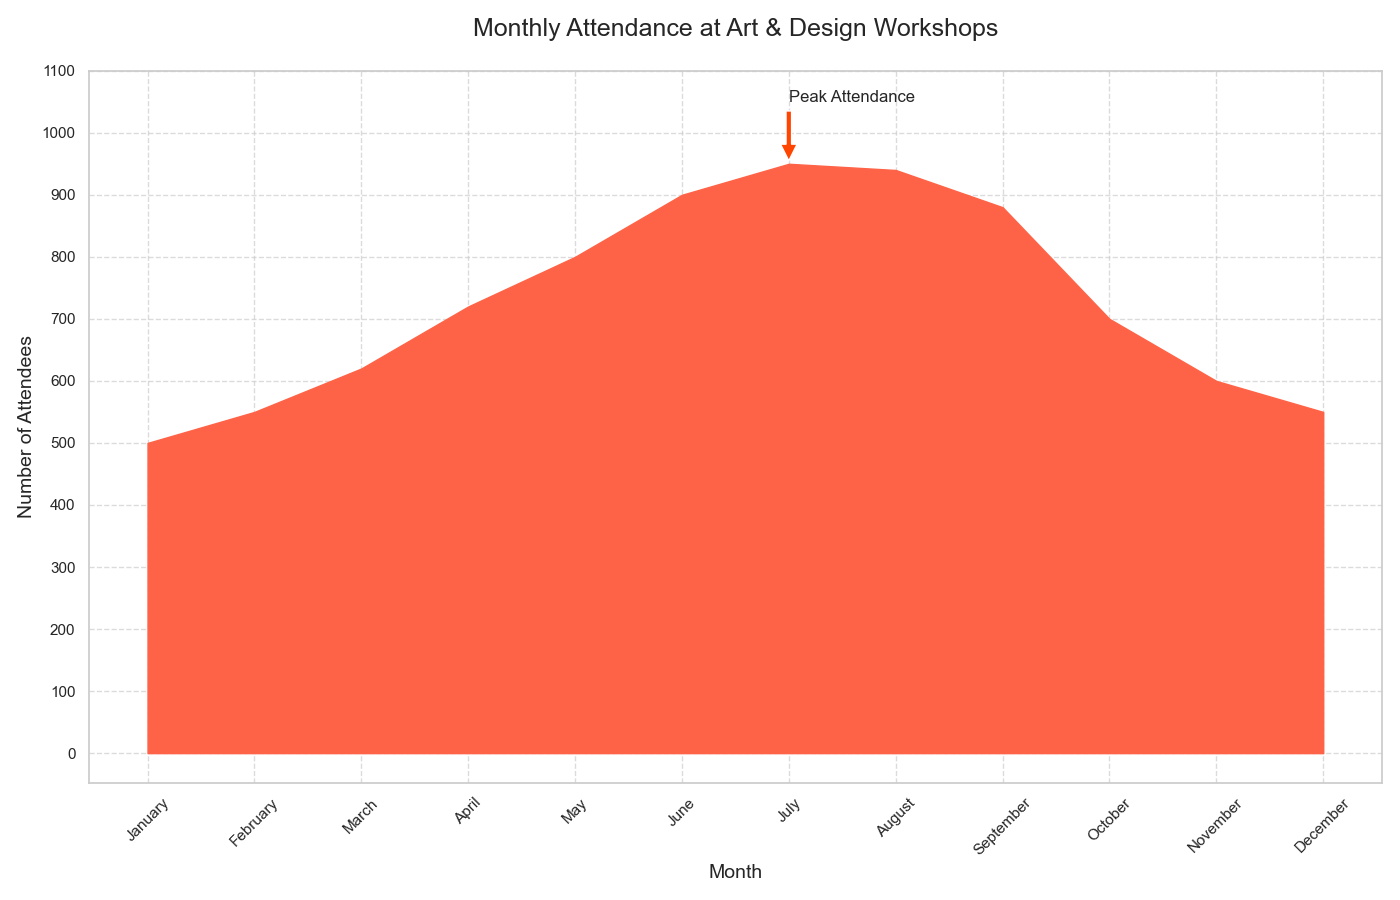

Python code for this plot:

import matplotlib.pyplot as plt

months = ['January', 'February', 'March', 'April', 'May', 'June', 
          'July', 'August', 'September', 'October', 'November', 'December']
attendance = [500, 550, 620, 720, 800, 900, 950, 940, 880, 700, 600, 550]

plt.figure(figsize=(14, 9))
plt.fill_between(months, attendance, color='#FF6347')

plt.title('Monthly Attendance at Art & Design Workshops', fontsize=18, pad=25)
plt.xlabel('Month', fontsize=14)
plt.ylabel('Number of Attendees', fontsize=14)

highest_attendance_idx = attendance.index(max(attendance))
plt.annotate('Peak Attendance', xy=(months[highest_attendance_idx], attendance[highest_attendance_idx]), 
             xytext=(months[highest_attendance_idx], attendance[highest_attendance_idx]+100),
             arrowprops=dict(facecolor='#FF4500', shrink=0.05))

plt.xticks(rotation=45)
plt.yticks(range(0, max(attendance)+200, 100))
plt.grid(True, linestyle='--', alpha=0.7)

plt.tight_layout()
plt.show()
